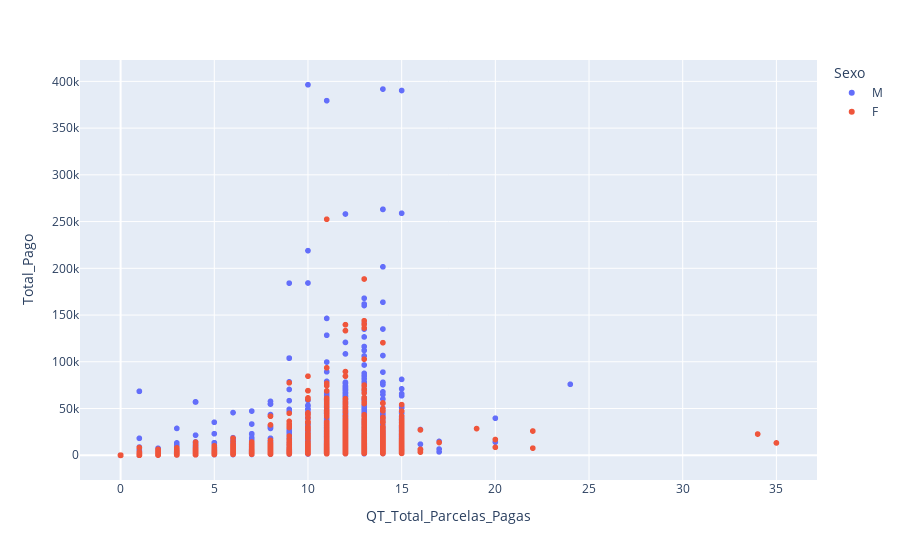

Notebook source saved alongside this figure:
### Code cell
px.scatter(df, x = 'QT_Total_Parcelas_Pagas', y = 'Total_Pago', color = 'Sexo', hover_name = 'Saldo_Devedor')

### Figure 1 — Plotly figure (JSON) as saved in the notebook; plotly's stock layout.template omitted (floating-point values rounded to 4 significant figures; data arrays with more than 128 entries replaced by an {"elided": "..."} marker saying what was removed)
{"data": [{"hovertemplate": "<b>%{hovertext}</b><br><br>Sexo=M<br>QT_Total_Parcelas_Pagas=%{x}<br>Total_Pago=%{y}<extra></extra>", "hovertext": {"elided": "5706 float values"}, "legendgroup": "M", "marker": {"color": "#636efa", "symbol": "circle"}, "mode": "markers", "name": "M", "showlegend": true, "type": "scattergl", "x": {"elided": "5706 int values"}, "xaxis": "x", "y": {"elided": "5706 float values"}, "yaxis": "y"}, {"hovertemplate": "<b>%{hovertext}</b><br><br>Sexo=F<br>QT_Total_Parcelas_Pagas=%{x}<br>Total_Pago=%{y}<extra></extra>", "hovertext": {"elided": "3811 float values"}, "legendgroup": "F", "marker": {"color": "#EF553B", "symbol": "circle"}, "mode": "markers", "name": "F", "showlegend": true, "type": "scattergl", "x": {"elided": "3811 int values"}, "xaxis": "x", "y": {"elided": "3811 float values"}, "yaxis": "y"}], "layout": {"autosize": true, "legend": {"title": {"text": "Sexo"}, "tracegroupgap": 0}, "margin": {"t": 60}, "xaxis": {"anchor": "y", "autorange": true, "domain": [0, 1], "range": [-2.118, 37.12], "title": {"text": "QT_Total_Parcelas_Pagas"}, "type": "linear"}, "yaxis": {"anchor": "x", "autorange": true, "domain": [0, 1], "range": [-30690.0, 427100.0], "title": {"text": "Total_Pago"}, "type": "linear"}}}
